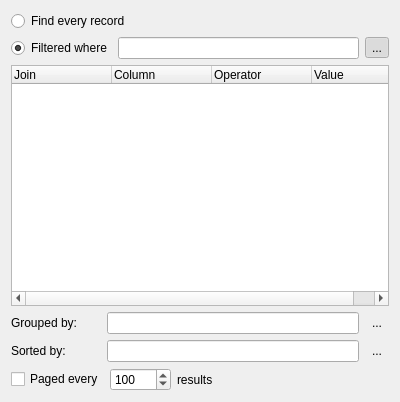
<?xml version="1.0" encoding="UTF-8"?>
<ui version="4.0">
 <class>Form</class>
 <widget class="QWidget" name="Form">
  <property name="geometry">
   <rect>
    <x>0</x>
    <y>0</y>
    <width>400</width>
    <height>402</height>
   </rect>
  </property>
  <property name="minimumSize">
   <size>
    <width>400</width>
    <height>400</height>
   </size>
  </property>
  <property name="windowTitle">
   <string>Form</string>
  </property>
  <layout class="QVBoxLayout" name="verticalLayout">
   <item>
    <widget class="QRadioButton" name="uiFindAllCHK">
     <property name="text">
      <string>Find every record</string>
     </property>
    </widget>
   </item>
   <item>
    <layout class="QHBoxLayout" name="horizontalLayout">
     <item>
      <widget class="QRadioButton" name="uiQueryCHK">
       <property name="text">
        <string>Filtered where</string>
       </property>
       <property name="checked">
        <bool>true</bool>
       </property>
      </widget>
     </item>
     <item>
      <widget class="XLineEdit" name="uiQueryTXT"/>
     </item>
     <item>
      <widget class="QToolButton" name="uiQueryBTN">
       <property name="text">
        <string>...</string>
       </property>
       <property name="icon">
        <iconset>
         <normaloff>../../../resources/default/img/settings.png</normaloff>../../../resources/default/img/settings.png</iconset>
       </property>
       <property name="checkable">
        <bool>true</bool>
       </property>
       <property name="checked">
        <bool>true</bool>
       </property>
       <property name="autoRaise">
        <bool>true</bool>
       </property>
      </widget>
     </item>
    </layout>
   </item>
   <item>
    <widget class="XTreeWidget" name="uiQueryTREE">
     <property name="sizePolicy">
      <sizepolicy hsizetype="Expanding" vsizetype="Expanding">
       <horstretch>0</horstretch>
       <verstretch>1</verstretch>
      </sizepolicy>
     </property>
     <property name="editTriggers">
      <set>QAbstractItemView::AllEditTriggers</set>
     </property>
     <property name="dragDropMode">
      <enum>QAbstractItemView::InternalMove</enum>
     </property>
     <property name="indentation">
      <number>10</number>
     </property>
     <column>
      <property name="text">
       <string>Join</string>
      </property>
     </column>
     <column>
      <property name="text">
       <string>Column</string>
      </property>
     </column>
     <column>
      <property name="text">
       <string>Operator</string>
      </property>
     </column>
     <column>
      <property name="text">
       <string>Value</string>
      </property>
     </column>
    </widget>
   </item>
   <item>
    <layout class="QHBoxLayout" name="horizontalLayout_4">
     <item>
      <widget class="QLabel" name="uiGroupingLBL">
       <property name="minimumSize">
        <size>
         <width>90</width>
         <height>0</height>
        </size>
       </property>
       <property name="text">
        <string>Grouped by: </string>
       </property>
      </widget>
     </item>
     <item>
      <widget class="XLineEdit" name="uiGroupingTXT"/>
     </item>
     <item>
      <widget class="QToolButton" name="uiGroupingBTN">
       <property name="text">
        <string>...</string>
       </property>
       <property name="icon">
        <iconset>
         <normaloff>../../../resources/default/img/settings.png</normaloff>../../../resources/default/img/settings.png</iconset>
       </property>
       <property name="checkable">
        <bool>true</bool>
       </property>
       <property name="autoRaise">
        <bool>true</bool>
       </property>
      </widget>
     </item>
    </layout>
   </item>
   <item>
    <layout class="QHBoxLayout" name="horizontalLayout_3">
     <item>
      <widget class="QLabel" name="uiSortingLBL">
       <property name="minimumSize">
        <size>
         <width>90</width>
         <height>0</height>
        </size>
       </property>
       <property name="text">
        <string>Sorted by: </string>
       </property>
      </widget>
     </item>
     <item>
      <widget class="XLineEdit" name="uiSortingTXT"/>
     </item>
     <item>
      <widget class="QToolButton" name="uiSortingBTN">
       <property name="text">
        <string>...</string>
       </property>
       <property name="icon">
        <iconset>
         <normaloff>../../../resources/default/img/settings.png</normaloff>../../../resources/default/img/settings.png</iconset>
       </property>
       <property name="checkable">
        <bool>true</bool>
       </property>
       <property name="autoRaise">
        <bool>true</bool>
       </property>
      </widget>
     </item>
    </layout>
   </item>
   <item>
    <layout class="QHBoxLayout" name="horizontalLayout_2">
     <item>
      <widget class="QCheckBox" name="uiPagedCHK">
       <property name="minimumSize">
        <size>
         <width>90</width>
         <height>0</height>
        </size>
       </property>
       <property name="text">
        <string>Paged every</string>
       </property>
      </widget>
     </item>
     <item>
      <widget class="QSpinBox" name="uiPagedSPN">
       <property name="maximum">
        <number>10000</number>
       </property>
       <property name="value">
        <number>100</number>
       </property>
      </widget>
     </item>
     <item>
      <widget class="QLabel" name="uiPagedLBL">
       <property name="sizePolicy">
        <sizepolicy hsizetype="Expanding" vsizetype="Preferred">
         <horstretch>0</horstretch>
         <verstretch>0</verstretch>
        </sizepolicy>
       </property>
       <property name="text">
        <string>results</string>
       </property>
      </widget>
     </item>
    </layout>
   </item>
   <item>
    <spacer name="verticalSpacer">
     <property name="orientation">
      <enum>Qt::Vertical</enum>
     </property>
     <property name="sizeType">
      <enum>QSizePolicy::Expanding</enum>
     </property>
     <property name="sizeHint" stdset="0">
      <size>
       <width>20</width>
       <height>0</height>
      </size>
     </property>
    </spacer>
   </item>
  </layout>
 </widget>
 <customwidgets>
  <customwidget>
   <class>XTreeWidget</class>
   <extends>QTreeWidget</extends>
   <header>projexui.widgets.xtreewidget</header>
  </customwidget>
  <customwidget>
   <class>XLineEdit</class>
   <extends>QLineEdit</extends>
   <header>projexui.widgets.xlineedit</header>
  </customwidget>
 </customwidgets>
 <resources/>
 <connections>
  <connection>
   <sender>uiQueryCHK</sender>
   <signal>toggled(bool)</signal>
   <receiver>uiQueryTXT</receiver>
   <slot>setEnabled(bool)</slot>
   <hints>
    <hint type="sourcelabel">
     <x>101</x>
     <y>51</y>
    </hint>
    <hint type="destinationlabel">
     <x>273</x>
     <y>36</y>
    </hint>
   </hints>
  </connection>
  <connection>
   <sender>uiQueryCHK</sender>
   <signal>toggled(bool)</signal>
   <receiver>uiQueryTREE</receiver>
   <slot>setEnabled(bool)</slot>
   <hints>
    <hint type="sourcelabel">
     <x>76</x>
     <y>41</y>
    </hint>
    <hint type="destinationlabel">
     <x>109</x>
     <y>125</y>
    </hint>
   </hints>
  </connection>
  <connection>
   <sender>uiQueryBTN</sender>
   <signal>toggled(bool)</signal>
   <receiver>uiQueryTREE</receiver>
   <slot>setVisible(bool)</slot>
   <hints>
    <hint type="sourcelabel">
     <x>381</x>
     <y>46</y>
    </hint>
    <hint type="destinationlabel">
     <x>320</x>
     <y>99</y>
    </hint>
   </hints>
  </connection>
  <connection>
   <sender>uiQueryCHK</sender>
   <signal>toggled(bool)</signal>
   <receiver>uiQueryBTN</receiver>
   <slot>setEnabled(bool)</slot>
   <hints>
    <hint type="sourcelabel">
     <x>83</x>
     <y>38</y>
    </hint>
    <hint type="destinationlabel">
     <x>378</x>
     <y>35</y>
    </hint>
   </hints>
  </connection>
  <connection>
   <sender>uiPagedCHK</sender>
   <signal>toggled(bool)</signal>
   <receiver>uiPagedSPN</receiver>
   <slot>setEnabled(bool)</slot>
   <hints>
    <hint type="sourcelabel">
     <x>54</x>
     <y>379</y>
    </hint>
    <hint type="destinationlabel">
     <x>129</x>
     <y>380</y>
    </hint>
   </hints>
  </connection>
  <connection>
   <sender>uiPagedCHK</sender>
   <signal>toggled(bool)</signal>
   <receiver>uiPagedLBL</receiver>
   <slot>setEnabled(bool)</slot>
   <hints>
    <hint type="sourcelabel">
     <x>63</x>
     <y>377</y>
    </hint>
    <hint type="destinationlabel">
     <x>190</x>
     <y>374</y>
    </hint>
   </hints>
  </connection>
 </connections>
</ui>
